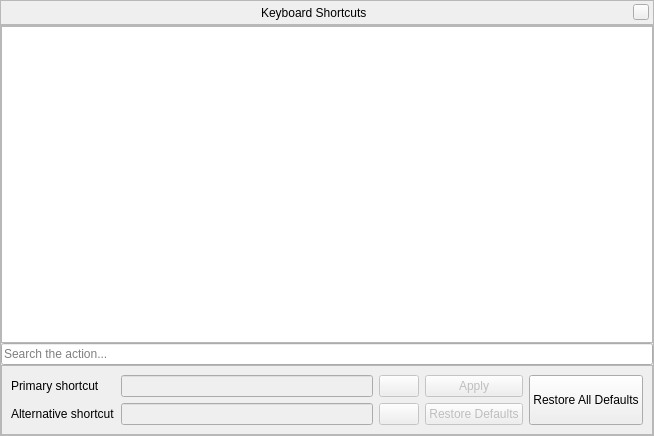
<?xml version="1.0" encoding="UTF-8"?>
<ui version="4.0">
 <class>shortcutsDialogForm</class>
 <widget class="QWidget" name="shortcutsDialogForm">
  <property name="geometry">
   <rect>
    <x>0</x>
    <y>0</y>
    <width>654</width>
    <height>436</height>
   </rect>
  </property>
  <property name="focusPolicy">
   <enum>Qt::StrongFocus</enum>
  </property>
  <property name="windowTitle">
   <string notr="true"/>
  </property>
  <layout class="QVBoxLayout" name="verticalLayout">
   <property name="spacing">
    <number>0</number>
   </property>
   <property name="leftMargin">
    <number>0</number>
   </property>
   <property name="topMargin">
    <number>0</number>
   </property>
   <property name="rightMargin">
    <number>0</number>
   </property>
   <property name="bottomMargin">
    <number>0</number>
   </property>
   <item>
    <widget class="BarFrame" name="TitleBar">
     <property name="minimumSize">
      <size>
       <width>16</width>
       <height>25</height>
      </size>
     </property>
     <property name="maximumSize">
      <size>
       <width>16777215</width>
       <height>25</height>
      </size>
     </property>
     <property name="frameShape">
      <enum>QFrame::StyledPanel</enum>
     </property>
     <property name="frameShadow">
      <enum>QFrame::Raised</enum>
     </property>
     <layout class="QHBoxLayout" name="horizontalLayout">
      <property name="leftMargin">
       <number>0</number>
      </property>
      <property name="topMargin">
       <number>0</number>
      </property>
      <property name="rightMargin">
       <number>4</number>
      </property>
      <property name="bottomMargin">
       <number>0</number>
      </property>
      <item>
       <spacer name="horizontalSpacer_2">
        <property name="orientation">
         <enum>Qt::Horizontal</enum>
        </property>
        <property name="sizeHint" stdset="0">
         <size>
          <width>40</width>
          <height>20</height>
         </size>
        </property>
       </spacer>
      </item>
      <item>
       <widget class="QLabel" name="stelWindowTitle">
        <property name="text">
         <string>Keyboard Shortcuts</string>
        </property>
       </widget>
      </item>
      <item>
       <spacer name="horizontalSpacer">
        <property name="orientation">
         <enum>Qt::Horizontal</enum>
        </property>
        <property name="sizeHint" stdset="0">
         <size>
          <width>40</width>
          <height>20</height>
         </size>
        </property>
       </spacer>
      </item>
      <item>
       <widget class="QPushButton" name="closeStelWindow">
        <property name="minimumSize">
         <size>
          <width>16</width>
          <height>16</height>
         </size>
        </property>
        <property name="maximumSize">
         <size>
          <width>16</width>
          <height>16</height>
         </size>
        </property>
        <property name="focusPolicy">
         <enum>Qt::ClickFocus</enum>
        </property>
        <property name="text">
         <string/>
        </property>
       </widget>
      </item>
     </layout>
    </widget>
   </item>
   <item>
    <widget class="QFrame" name="mainFrame">
     <property name="frameShape">
      <enum>QFrame::StyledPanel</enum>
     </property>
     <property name="frameShadow">
      <enum>QFrame::Raised</enum>
     </property>
     <layout class="QVBoxLayout" name="verticalLayout_2">
      <property name="spacing">
       <number>0</number>
      </property>
      <property name="leftMargin">
       <number>0</number>
      </property>
      <property name="topMargin">
       <number>0</number>
      </property>
      <property name="rightMargin">
       <number>0</number>
      </property>
      <property name="bottomMargin">
       <number>0</number>
      </property>
      <item>
       <widget class="QTreeView" name="shortcutsTreeView">
        <property name="uniformRowHeights">
         <bool>true</bool>
        </property>
        <property name="sortingEnabled">
         <bool>true</bool>
        </property>
        <property name="allColumnsShowFocus">
         <bool>true</bool>
        </property>
        <attribute name="headerMinimumSectionSize">
         <number>100</number>
        </attribute>
        <attribute name="headerDefaultSectionSize">
         <number>200</number>
        </attribute>
        <attribute name="headerShowSortIndicator" stdset="0">
         <bool>true</bool>
        </attribute>
       </widget>
      </item>
      <item>
       <widget class="QLineEdit" name="lineEditSearch">
        <property name="placeholderText">
         <string comment="placeholder for input line">Search the action...</string>
        </property>
       </widget>
      </item>
      <item>
       <widget class="QFrame" name="editFrame">
        <property name="frameShape">
         <enum>QFrame::StyledPanel</enum>
        </property>
        <layout class="QGridLayout" name="gridLayout">
         <property name="sizeConstraint">
          <enum>QLayout::SetMaximumSize</enum>
         </property>
         <property name="leftMargin">
          <number>9</number>
         </property>
         <property name="rightMargin">
          <number>9</number>
         </property>
         <property name="bottomMargin">
          <number>9</number>
         </property>
         <item row="1" column="0">
          <widget class="QLabel" name="primaryLabel">
           <property name="text">
            <string>Primary shortcut</string>
           </property>
          </widget>
         </item>
         <item row="2" column="0">
          <widget class="QLabel" name="altLabel">
           <property name="text">
            <string>Alternative shortcut</string>
           </property>
          </widget>
         </item>
         <item row="1" column="2">
          <widget class="SpacePushButton" name="primaryBackspaceButton">
           <property name="enabled">
            <bool>false</bool>
           </property>
           <property name="focusPolicy">
            <enum>Qt::StrongFocus</enum>
           </property>
           <property name="icon">
            <iconset resource="../../data/gui/guiRes.qrc">
             <normaloff>:/graphicGui/uibtBackspace.png</normaloff>
             <disabledoff>:/graphicGui/uibtBackspace-disabled.png</disabledoff>:/graphicGui/uibtBackspace.png</iconset>
           </property>
          </widget>
         </item>
         <item row="2" column="3">
          <widget class="SpacePushButton" name="restoreDefaultsButton">
           <property name="enabled">
            <bool>false</bool>
           </property>
           <property name="focusPolicy">
            <enum>Qt::StrongFocus</enum>
           </property>
           <property name="text">
            <string>Restore Defaults</string>
           </property>
          </widget>
         </item>
         <item row="1" column="3">
          <widget class="SpacePushButton" name="applyButton">
           <property name="enabled">
            <bool>false</bool>
           </property>
           <property name="focusPolicy">
            <enum>Qt::StrongFocus</enum>
           </property>
           <property name="text">
            <string>Apply</string>
           </property>
          </widget>
         </item>
         <item row="2" column="2">
          <widget class="SpacePushButton" name="altBackspaceButton">
           <property name="enabled">
            <bool>false</bool>
           </property>
           <property name="focusPolicy">
            <enum>Qt::StrongFocus</enum>
           </property>
           <property name="icon">
            <iconset resource="../../data/gui/guiRes.qrc">
             <normaloff>:/graphicGui/uibtBackspace.png</normaloff>
             <disabledoff>:/graphicGui/uibtBackspace-disabled.png</disabledoff>:/graphicGui/uibtBackspace.png</iconset>
           </property>
          </widget>
         </item>
         <item row="1" column="1">
          <widget class="ShortcutLineEdit" name="primaryShortcutEdit">
           <property name="enabled">
            <bool>false</bool>
           </property>
          </widget>
         </item>
         <item row="2" column="1">
          <widget class="ShortcutLineEdit" name="altShortcutEdit">
           <property name="enabled">
            <bool>false</bool>
           </property>
          </widget>
         </item>
         <item row="1" column="4" rowspan="2">
          <widget class="SpacePushButton" name="restoreAllDefaultsButton">
           <property name="sizePolicy">
            <sizepolicy hsizetype="Minimum" vsizetype="MinimumExpanding">
             <horstretch>0</horstretch>
             <verstretch>0</verstretch>
            </sizepolicy>
           </property>
           <property name="focusPolicy">
            <enum>Qt::StrongFocus</enum>
           </property>
           <property name="text">
            <string>Restore All Defaults</string>
           </property>
          </widget>
         </item>
        </layout>
       </widget>
      </item>
     </layout>
    </widget>
   </item>
  </layout>
 </widget>
 <customwidgets>
  <customwidget>
   <class>BarFrame</class>
   <extends>QFrame</extends>
   <header>Dialog.hpp</header>
   <container>1</container>
  </customwidget>
  <customwidget>
   <class>ShortcutLineEdit</class>
   <extends>QLineEdit</extends>
   <header>ShortcutsDialog.hpp</header>
   <slots>
    <slot>backspace()</slot>
   </slots>
  </customwidget>
  <customwidget>
   <class>SpacePushButton</class>
   <extends>QPushButton</extends>
   <header>SpacePushButton.hpp</header>
  </customwidget>
 </customwidgets>
 <tabstops>
  <tabstop>shortcutsTreeView</tabstop>
  <tabstop>lineEditSearch</tabstop>
  <tabstop>primaryShortcutEdit</tabstop>
  <tabstop>primaryBackspaceButton</tabstop>
  <tabstop>altShortcutEdit</tabstop>
  <tabstop>altBackspaceButton</tabstop>
  <tabstop>applyButton</tabstop>
  <tabstop>restoreDefaultsButton</tabstop>
  <tabstop>restoreAllDefaultsButton</tabstop>
  <tabstop>closeStelWindow</tabstop>
 </tabstops>
 <resources>
  <include location="../../data/gui/guiRes.qrc"/>
 </resources>
 <connections>
  <connection>
   <sender>closeStelWindow</sender>
   <signal>clicked()</signal>
   <receiver>shortcutsDialogForm</receiver>
   <slot>close()</slot>
   <hints>
    <hint type="sourcelabel">
     <x>493</x>
     <y>150</y>
    </hint>
    <hint type="destinationlabel">
     <x>260</x>
     <y>151</y>
    </hint>
   </hints>
  </connection>
  <connection>
   <sender>primaryBackspaceButton</sender>
   <signal>clicked()</signal>
   <receiver>primaryShortcutEdit</receiver>
   <slot>backspace()</slot>
   <hints>
    <hint type="sourcelabel">
     <x>540</x>
     <y>380</y>
    </hint>
    <hint type="destinationlabel">
     <x>352</x>
     <y>380</y>
    </hint>
   </hints>
  </connection>
  <connection>
   <sender>altBackspaceButton</sender>
   <signal>clicked()</signal>
   <receiver>altShortcutEdit</receiver>
   <slot>backspace()</slot>
   <hints>
    <hint type="sourcelabel">
     <x>540</x>
     <y>413</y>
    </hint>
    <hint type="destinationlabel">
     <x>352</x>
     <y>413</y>
    </hint>
   </hints>
  </connection>
  <connection>
   <sender>primaryBackspaceButton</sender>
   <signal>clicked()</signal>
   <receiver>primaryShortcutEdit</receiver>
   <slot>setFocus()</slot>
   <hints>
    <hint type="sourcelabel">
     <x>540</x>
     <y>380</y>
    </hint>
    <hint type="destinationlabel">
     <x>352</x>
     <y>380</y>
    </hint>
   </hints>
  </connection>
  <connection>
   <sender>altBackspaceButton</sender>
   <signal>clicked()</signal>
   <receiver>altShortcutEdit</receiver>
   <slot>setFocus()</slot>
   <hints>
    <hint type="sourcelabel">
     <x>540</x>
     <y>413</y>
    </hint>
    <hint type="destinationlabel">
     <x>352</x>
     <y>413</y>
    </hint>
   </hints>
  </connection>
 </connections>
</ui>
